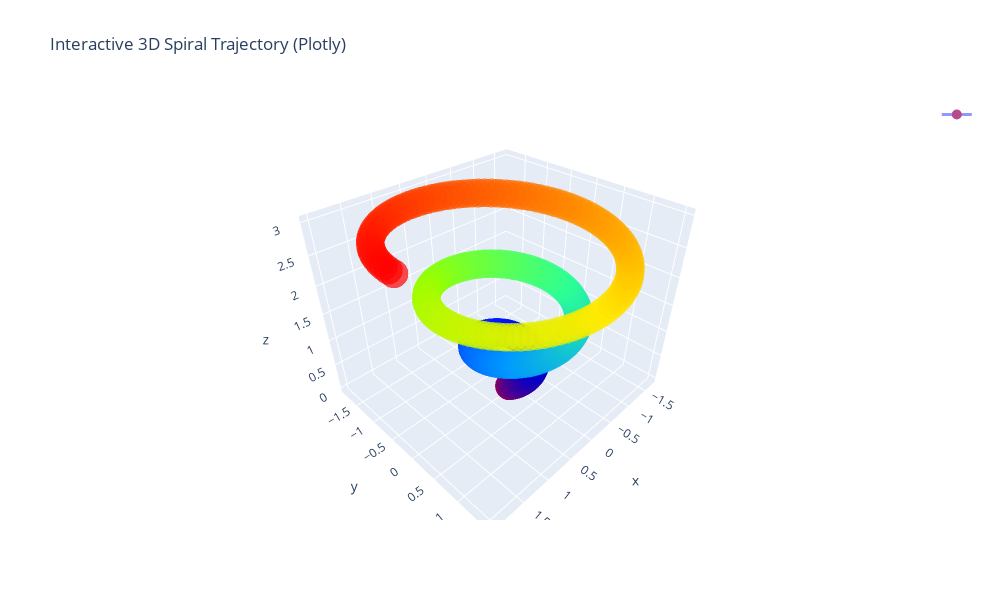

Write notebook code for a chart like this one.
### Markdown cell above
## 9. Plotly Interactive 3D Trajectory

Interactive trajectory with time coloring.

### Code cell
# Create a spiral trajectory
t = np.linspace(0, 6*np.pi, 300)
radius = np.linspace(0.1, 2, 300)
x_spiral = radius * np.cos(t)
y_spiral = radius * np.sin(t)
z_spiral = t / (2*np.pi)

config = PlotConfig(
    title="Interactive 3D Spiral Trajectory (Plotly)",
    xlabel="X",
    ylabel="Y",
    zlabel="Z (time)"
)

fig = plot_trajectory_3d(
    x_spiral, y_spiral, z_spiral,
    color_by="time",
    cmap='rainbow',
    linewidth=3,
    show_points=True,
    config=config,
    backend='plotly'
)
fig.show()

### Figure 1 — Plotly figure (JSON) as saved in the notebook; plotly's stock layout.template omitted (floating-point values rounded to 4 significant figures; data arrays with more than 128 entries replaced by an {"elided": "..."} marker saying what was removed)
{"data": [{"line": {"width": 3}, "marker": {"color": {"elided": "300 int values"}, "colorbar": {"title": {"text": "Time"}}, "colorscale": [[0.0, "rgb(150,0,90)"], [0.125, "rgb(0,0,200)"], [0.25, "rgb(0,25,255)"], [0.375, "rgb(0,152,255)"], [0.5, "rgb(44,255,150)"], [0.625, "rgb(151,255,0)"], [0.75, "rgb(255,234,0)"], [0.875, "rgb(255,111,0)"], [1.0, "rgb(255,0,0)"]], "showscale": false, "size": 10}, "mode": "lines+markers", "name": "", "opacity": 0.7, "scene": "scene", "type": "scatter3d", "x": {"elided": "300 float values"}, "y": {"elided": "300 float values"}, "z": {"elided": "300 float values"}}], "layout": {"height": 600, "scene": {"domain": {"x": [0.0, 1.0], "y": [0.0, 1.0]}}, "showlegend": true, "title": {"text": "Interactive 3D Spiral Trajectory (Plotly)"}, "width": 1000}}
